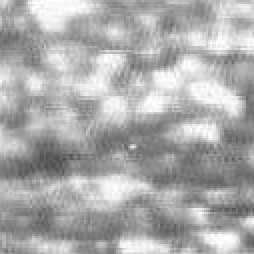
%> input picture data/1.bmp, 127 x 127 px (shown 2 times larger)
$ octave --eval "result = dsbmfunc(imread('data/1.bmp'));"   (GNU Octave 9; MATLAB toolbox functions it lacks are replaced by stand-ins)
%> lines starting %> are read from the running program, lines starting %| are printed output that depends on the picture
% 2013 A Robust Directional Saliency-Based Method for Infrared Small-Target Detection Under Various Complex Backgrounds
% directional saliencybased method (DSBM)
function re = dsbmfunc(img) % 效果好
img = double(img);
%% 1 Select appropriate orthogonal direction groups according to actual requirements.
%  channel 1 (α = 0 β = 90) and channel 2 (α = 90 β = 0),
%  channel 3 (α = 45 β = 45) and channel 4 (α = 135 β = 45)
%% 2 Do convolutions between weight kernels (3) and the
% original infrared image to compute fitting coefficients
W4 = [2 2 2 2 2;
    -1 -1 -1 -1 -1;
    -2 -2 -2 -2 -2;
    -1 -1 -1 -1 -1;
    2 2 2 2 2]/70;
W5 = [4 2 0 -2 -4;
    2 1 0 -1 -2;
    0 0 0 0 0;
    -2 -1 0 1 2;
    -4 -2 0 2 4]/100;
W6 = W4';
K4 = imfilter(img, W4, 'symmetric');
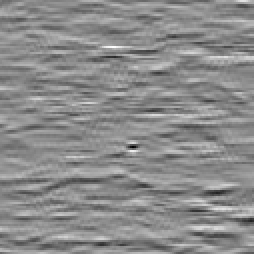
%> K4: size 127x127 double (shown 2 times larger); min -13.13, max 10.86, mean -2.82e-17; drawn with min black and max white
K5 = imfilter(img, W5, 'symmetric');
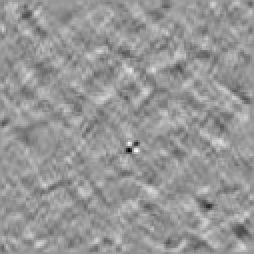
%> K5: size 127x127 double (shown 2 times larger); min -11.64, max 8, mean 0.000526; drawn with min black and max white
K6 = imfilter(img, W6, 'symmetric');
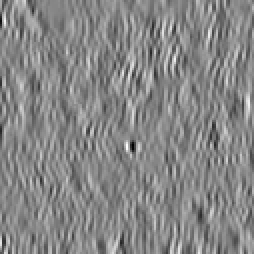
%> K6: size 127x127 double (shown 2 times larger); min -8.59, max 7.69, mean 3.08e-16; drawn with min black and max white
%% 3 Compute SODD maps for each directional channel using designed SODD
%  α 为射线 l 与图像 Y 轴的夹角; β 为射线 l 与图像 X 轴的夹角
alfa1 = 0; beta1 = pi/2;
fl1 = soddsub(K4, K5, K6, alfa1, beta1);
alfa2 = pi/2; beta2 = 0;
fl2 = soddsub(K4, K5, K6, alfa2, beta2);
alfa3 = pi/4; beta3 = pi/4;
fl3 = soddsub(K4, K5, K6, alfa3, beta3);
alfa4 = 3*pi/4; beta4 = pi/4;
fl4 = soddsub(K4, K5, K6, alfa4, beta4);
%% 4 Compute directional saliency maps for each channel using the PFT method
sm1 = pftsub(fl1);
% [37 lines not run here, left out]
function re = soddsub(K4, K5, K6, alfa, beta)
%> called with alfa = 0, beta = 1.57
% 2次方向导数
fl = 2*K4*cos(alfa)^2 + 2*K5*cos(alfa)*cos(beta) + 2*K6*cos(beta)^2;
fl(fl>0) = 0;
fl = mat2gray(fl);
fl = 1- fl;
op = fspecial('average', [3 , 3]);
re = imfilter(fl, op, 'symmetric');
%> call 4 of soddsub, with alfa = 2.36, beta = 0.785
%> in soddsub (call 4), `fl(fl>0) = 0;`:
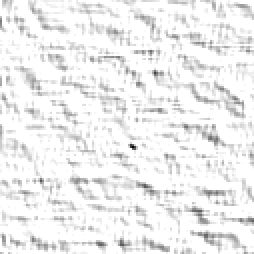
%> fl: size 127x127 double (shown 2 times larger); min -19.51, max 0, mean -1.24; drawn with min black and max white
end

function s = pftsub(img)
% PFT: 高斯滤波器
% pftsub： disk滤波器
f = fft2(img);
p = angle(f);
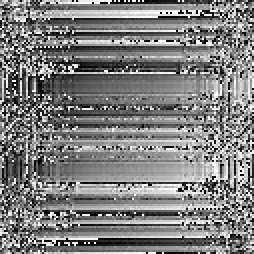
%> p: size 127x127 double (shown 2 times larger); min -3.14, max 3.14, mean -1.41e-17; drawn with min black and max white
t1 = exp(1i.*p);
t2 = ifft2(t1);
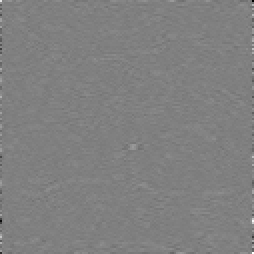
%> t2: size 127x127 double (shown 2 times larger); min -0.2, max 0.198, mean 6.2e-05; drawn with min black and max white
t3 = abs(t2).^2;
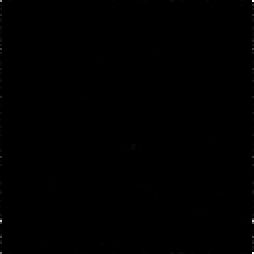
%> t3: size 127x127 double (shown 2 times larger); min 4.11e-13, max 0.0401, mean 6.2e-05; drawn with min black and max white
%> (the run ends here)

$ run again, on data/10.bmp
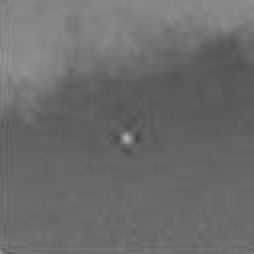
%> input picture data/10.bmp, 127 x 127 px (shown 2 times larger)
%> in pftsub, `p = angle(f);`:
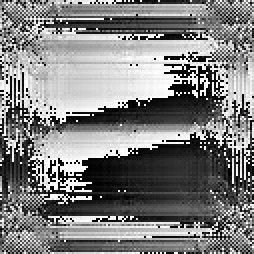
%> p: size 127x127 double (shown 2 times larger); min -3.14, max 3.14, mean 2.82e-17; drawn with min black and max white
%> in pftsub, `t2 = ifft2(t1);`:
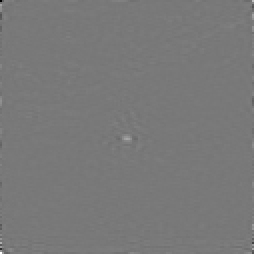
%> t2: size 127x127 double (shown 2 times larger); min -0.333, max 0.368, mean 6.2e-05; drawn with min black and max white

$ run again, on data/11.bmp
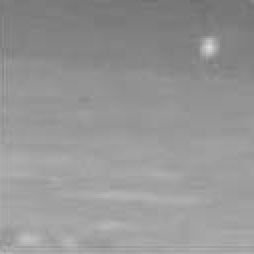
%> input picture data/11.bmp, 127 x 127 px (shown 2 times larger)
%> in pftsub, `p = angle(f);`:
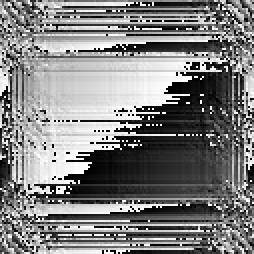
%> p: size 127x127 double (shown 2 times larger); min -3.14, max 3.14, mean -2.82e-17; drawn with min black and max white
%> in pftsub, `t2 = ifft2(t1);`:
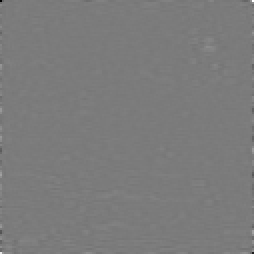
%> t2: size 127x127 double (shown 2 times larger); min -0.331, max 0.351, mean 6.2e-05; drawn with min black and max white

$ run again, on data/12.bmp
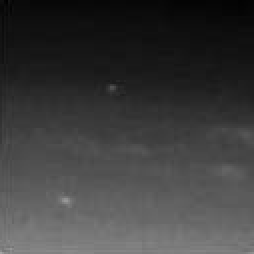
%> input picture data/12.bmp, 127 x 127 px (shown 2 times larger)
%> in pftsub, `t2 = ifft2(t1);`:
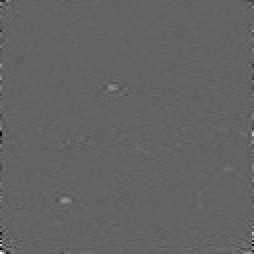
%> t2: size 127x127 double (shown 2 times larger); min -0.156, max 0.244, mean 6.2e-05; drawn with min black and max white
